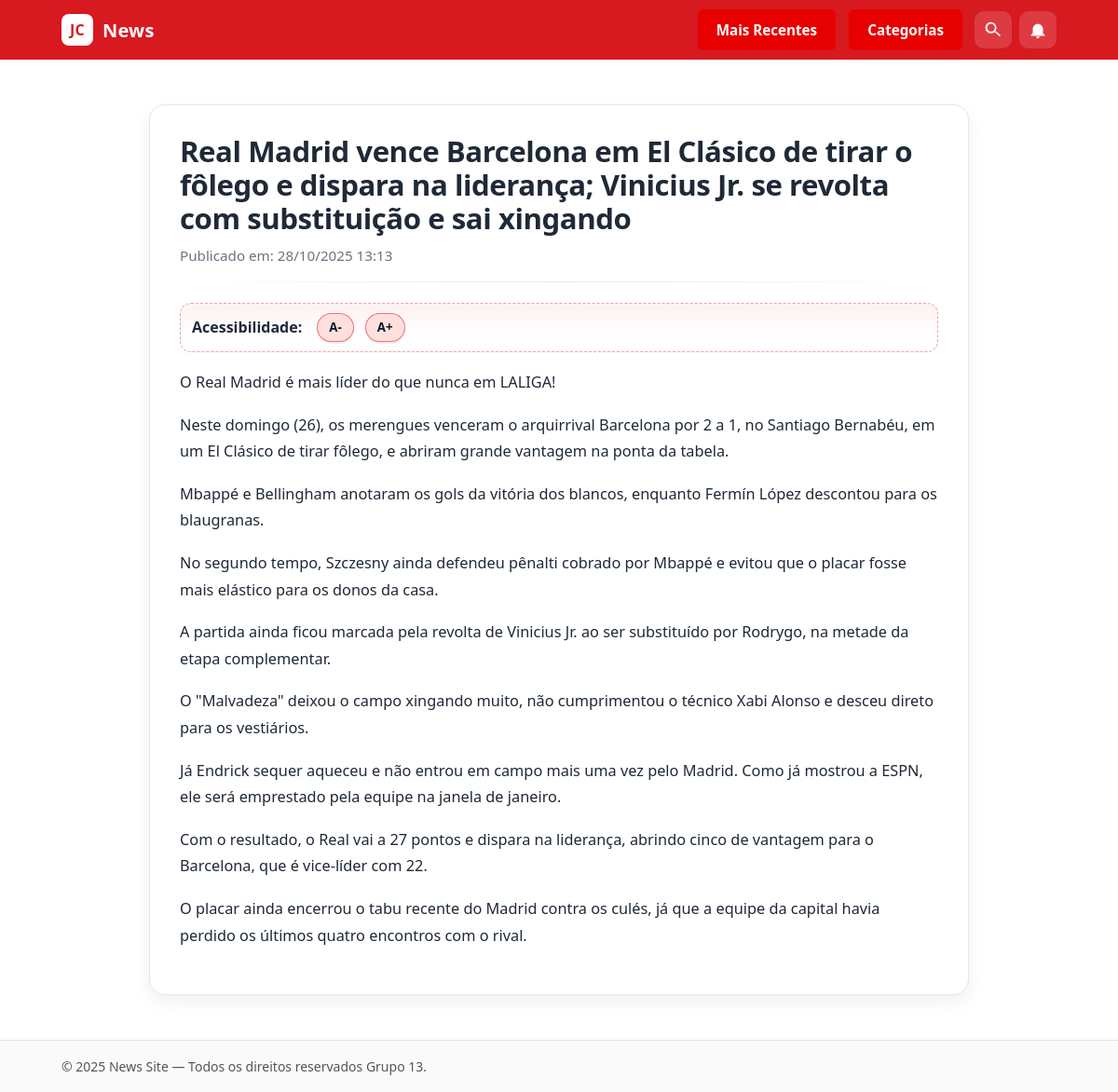
The page /noticia/3/ on the database its author committed.
### app1/models.py (models this page shows, shortened)
class Noticia(models.Model):
	titulo = models.CharField(max_length=255)
	conteudo = models.TextField()
	data_publicacao = models.DateTimeField(auto_now_add=True)
	categoria = models.ForeignKey(Categoria, on_delete=models.SET_NULL, null=True, blank=True, related_name='noticias')
	visualizacoes = models.PositiveIntegerField(default=0)  # Para "mais lidas"

### app1/views.py (the view)
# urls.py: path('noticia/<int:pk>/', detalhe_noticia, name='detalhe_noticia'),
def detalhe_noticia(request, pk):
    noticia = get_object_or_404(Noticia, pk=pk)
    contexto = {
        'noticia': noticia
    }
    return render(request, 'app1/noticia_detalhe.html', contexto)

### app1/templates/app1/noticia_detalhe.html (shortened to what this page needs)
{% extends 'app1/base.html' %}
{% load static %}
{% block content %}
<link rel="stylesheet" href="{% static 'app1/css/noticia_detalhe.css' %}">
<div class="noticia-page container">
    <h1>{{ noticia.titulo }}</h1>
    <p>Publicado em: {{ noticia.data_publicacao|date:"d/m/Y H:i" }}</p>
    <hr>
    <div class="controles-fonte">
        <strong>Acessibilidade:</strong>
        <button id="diminuir-fonte" title="Diminuir Fonte (A-)">A-</button>
        <button id="aumentar-fonte" title="Aumentar Fonte (A+)">A+</button>
    </div>
    <article id="corpo-noticia">
        {{ noticia.conteudo|linebreaks }}
    </article>
</div>
{% endblock %}

### app1/static/app1/css/style.css (style rules this page uses)
:root { --red:#d71920; --red-dark:#b1151b; --bg:#ffffff; --ink:#1a1a1a; --ink-weak:#555; --border:#e6e6e6; }
* { box-sizing:border-box }
html,body { margin:0;padding:0;background:var(--bg);color:var(--ink);font-family:system-ui,-apple-system,Segoe UI,Roboto,Ubuntu,Cantarell,"Helvetica Neue",Arial,sans-serif }
.container { max-width:1100px;margin:0 auto;padding:0 16px }

### app1/static/app1/css/noticia_detalhe.css (style rules this page uses)
.noticia-page { --brand:#e21b2d; --bg:#ffffff; --text:#1f2937; --muted:#6b7280; --border:#e5e7eb; --link:#0ea5e9; --shadow:0 8px 20px rgba(0,0,0,.06); background: var(--bg); }
.noticia-page.container { max-width: 880px; margin: clamp(12px,2vw,24px) auto; border: 1px solid var(--border); border-radius: 16px; padding: clamp(18px,2.8vw,32px); box-shadow: var(--shadow); }
.noticia-page h1 { font-size: clamp(1.6rem, 2.6vw, 2.4rem); line-height: 1.15; letter-spacing: -0.015em; margin: 0 0 .35em 0; color: var(--text); }
.noticia-page > p { margin: 0 0 18px 0; color: var(--muted); font-size: .95rem; }
.noticia-page hr { border: none; height: 1px; background: linear-gradient(90deg, transparent, var(--border), transparent); margin: 18px 0 22px; }
.noticia-page .controles-fonte { display: flex; align-items: center; gap: 12px; padding: 10px 12px; background: linear-gradient(180deg, rgba(226,27,45,0.06), transparent 70%); border: 1px dashed color-mix(in oklab, var(--brand) 40%, var(--border)); border-radius: 12px; margin-bottom: 18px; }
.noticia-page .controles-fonte strong { font-weight: 600; color: var(--text); margin-right: 4px; }
.noticia-page .controles-fonte button { appearance: none; border: 1px solid color-mix(in oklab, var(--brand) 55%, #0000); background: color-mix(in oklab, var(--brand) 16%, #fff); color: #111827; font-weight: 700; padding: 8px 12px; line-height: 1; border-radius: 999px; cursor: pointer; transition: transform .08s ease, box-shadow .12s ease, background .12s ease, border-color .12s ease; box-shadow: 0 2px 0 rgba(0,0,0,.06); font-family: ui-sans-serif, system-ui, -apple-system, Segoe UI, Roboto, "Helvetica Neue", Arial, "Noto Sans", "Liberation Sans", sans-serif; }
.noticia-page #corpo-noticia { font-size: clamp(1.02rem, 1.1vw, 1.125rem); line-height: 1.75; color: var(--text); }
.noticia-page #corpo-noticia p { margin: 0 0 1.05em; }

### rows shown on the page
Noticia: titulo "Real Madrid vence Barcelona em El Clásico de tirar o fôlego e dispara na liderança; Vinicius Jr. se revolta com substituição e sai xingando", data_publicacao "28/10/2025 13:13", conteudo "O Real Madrid é mais líder do que nunca em LALIGA! Neste domingo (26), os merengues venceram o arquirrival Barcelona por 2 a 1, no Santiago Bernabéu, em um El Clásico de tirar fôlego, e abriram grande vantagem na ponta da tabela. Mbappé e Bellingham anotaram os gols da vitória dos blancos, enquanto Fermín López descontou para os blaugranas. No segundo tempo, Szczesny ainda defendeu pênalti cobrado por Mbappé e evitou que o placar fosse mais elástico para os donos da casa. A partida ainda ficou marcada pela revolta de Vinicius Jr. ao ser substituído por Rodrygo, na metade da etapa complementar. O \"Malvadeza\" deixou o campo xingando muito, não cumprimentou o técnico Xabi Alonso e desceu…"
